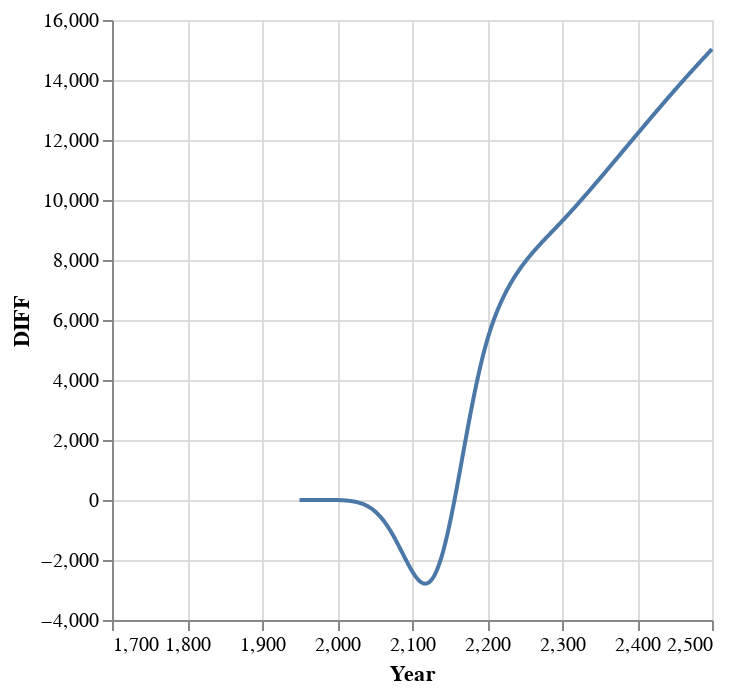

Write notebook code for a chart like this one.
### Code cell
# difference between fundfair and fund in cumulative emissions since the graph above masks it out due 
# to scale

diffs = fundfairvals .- fundvals
DataFrame(:Year => Mimi.time_labels(m), :DIFF => diffs) |>
@vlplot(
    :line, 
    x = :Year,
    y = :DIFF,
)

### Figure 1 — Vega-Lite specification as saved in the notebook (floating-point values rounded to 4 significant figures; data arrays with more than 128 entries replaced by an {"elided": "..."} marker saying what was removed)
{"data": {"values": {"elided": "736 records"}}, "encoding": {"x": {"field": "Year", "type": "quantitative"}, "y": {"field": "DIFF", "type": "quantitative"}}, "mark": "line"}
